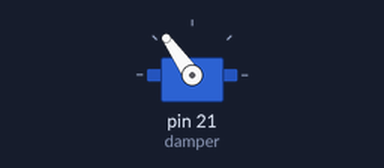
Bench run of a sketch on a simulated Arduino Mega 2560, built with avr-gcc and run on an emulated ATmega2560. Shown: servo.

Above: at 0.05 s.
Timing chart, 0 to 3.0 s (numbered marks = the images above):
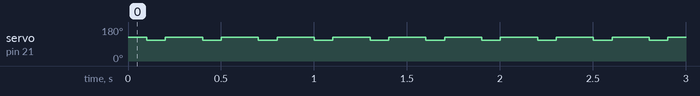

The sketch:

test_picking_and_damping.ino
```cpp
// -*- mode: C++ -*-
// Make a single servo damp the string before each pick from the stepper motor.
//
#include <AccelStepper.h>
#include <Servo.h>

// Stepper motor driver B
//const int enableStepperB = 13;
//const int MS1StepperB = 12;
//const int MS2StepperB = 11;
//const int MS3StepperB = 10;
//const int stepStepperB = 9;
//const int setDirStepperB = 8;

// Stepper motor driver A
const int enableStepperA = 48;
const int MS1StepperA = 49;
const int MS2StepperA = 50;
const int MS3StepperA = 51;
const int stepStepperA = 52;
const int setDirStepperA = 53;

const int maxStepperSpeed = 1000;
const int numberSteps = 200;
const int numberPickers = 5;

// Servo
const int init_pos = 125;
const int change_angle = 15;

const int damper_delay = 100;

AccelStepper stepper(1, stepStepperA, setDirStepperA);

Servo damper;    // create servo object to control the damper

void setup()
{

  // set up Stepper Motor B
//  pinMode(MS1StepperB, OUTPUT);
//  pinMode(MS2StepperB, OUTPUT);
//  pinMode(MS3StepperB, OUTPUT);
//  pinMode(enableStepperB, OUTPUT);
//  pinMode(stepStepperB, OUTPUT);
//  pinMode(setDirStepperB, OUTPUT);

  // microstep resolution
//  digitalWrite(MS1StepperB, LOW);
//  digitalWrite(MS2StepperB, LOW);
//  digitalWrite(MS3StepperB, LOW);

// set initial direction
//  digitalWrite(setDirStepperB, HIGH);

// enable (active low)
//  digitalWrite(enableStepperB, LOW);

  // set up Stepper Motor A
  pinMode(MS1StepperA, OUTPUT);
  pinMode(MS2StepperA, OUTPUT);
  pinMode(MS3StepperA, OUTPUT);
  pinMode(enableStepperA, OUTPUT);
  pinMode(stepStepperA, OUTPUT);
  pinMode(setDirStepperA, OUTPUT);

  // microstep resolution
  digitalWrite(MS1StepperA, LOW);
  digitalWrite(MS2StepperA, LOW);
  digitalWrite(MS3StepperA, LOW);

  // set initial direction
  digitalWrite(setDirStepperA, HIGH);

  // enable (active low)
  digitalWrite(enableStepperA, LOW);

  // Set up servo on pin 21
  damper.attach(21);

  Serial.begin(9600);
  stepper.moveTo(numberSteps);
  stepper.setMaxSpeed(maxStepperSpeed);
  stepper.setSpeed(maxStepperSpeed);
  damper.write(init_pos);
}

void reset_damper(){
  damper.write(init_pos);
}

void use_damper1() {
  damper.write(init_pos + change_angle);
}

void use_damper2(){
  damper.write(init_pos - change_angle);
}

void loop() {
//  if(stepper.distanceToGo() == 0) {
//    stepper.setCurrentPosition(0);
//    stepper.moveTo(numberSteps/numberPickers);
//    stepper.setMaxSpeed(maxStepperSpeed);
//    stepper.setSpeed(maxStepperSpeed);
//    delay(damper_delay);
//    use_damper2();
//    delay(damper_delay);
//    reset_damper();
//    delay(damper_delay);
//  }
//
//  stepper.runSpeedToPosition();

  stepper.setCurrentPosition(0);
  stepper.moveTo(numberSteps/numberPickers);
  delay(damper_delay);
  use_damper2();
  delay(damper_delay);
  reset_damper();
  delay(damper_delay);
}
```

Measured:
- by itself, servo on pin 21 (damper): alternates 125° for 0.20 s and 110° for 0.10 s
